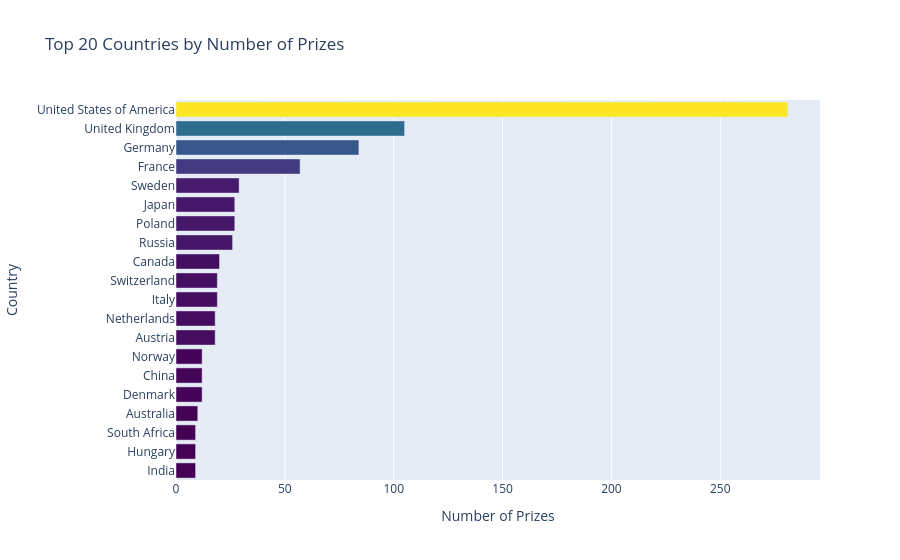

The code cell stored with this chart in its notebook:
### Code cell
h_bar = px.bar(x=top20_countries.prize,y=top20_countries.birth_country_current, orientation='h', color=top20_countries.prize, color_continuous_scale='Viridis', title='Top 20 Countries by Number of Prizes')
h_bar.update_layout(xaxis_title='Number of Prizes', yaxis_title='Country',coloraxis_showscale=False)
h_bar.show()

### Figure 1 — Plotly figure (JSON) as saved in the notebook; plotly's stock layout.template omitted (floating-point values rounded to 4 significant figures)
{"data": [{"hovertemplate": "x=%{x}<br>y=%{y}<br>color=%{marker.color}<extra></extra>", "legendgroup": "", "marker": {"color": [9, 9, 9, 10, 12, 12, 12, 18, 18, 19, 19, 20, 26, 27, 27, 29, 57, 84, 105, 281], "coloraxis": "coloraxis", "pattern": {"shape": ""}}, "name": "", "orientation": "h", "showlegend": false, "textposition": "auto", "type": "bar", "x": [9, 9, 9, 10, 12, 12, 12, 18, 18, 19, 19, 20, 26, 27, 27, 29, 57, 84, 105, 281], "xaxis": "x", "y": ["India", "Hungary", "South Africa", "Australia", "Denmark", "China", "Norway", "Austria", "Netherlands", "Italy", "Switzerland", "Canada", "Russia", "Poland", "Japan", "Sweden", "France", "Germany", "United Kingdom", "United States of America"], "yaxis": "y"}], "layout": {"barmode": "relative", "coloraxis": {"autocolorscale": false, "colorbar": {"title": {"text": "color"}}, "colorscale": [[0, "#440154"], [0.1111, "#482878"], [0.2222, "#3e4989"], [0.3333, "#31688e"], [0.4444, "#26828e"], [0.5556, "#1f9e89"], [0.6667, "#35b779"], [0.7778, "#6ece58"], [0.8889, "#b5de2b"], [1, "#fde725"]], "showscale": false}, "legend": {"tracegroupgap": 0}, "title": {"text": "Top 20 Countries by Number of Prizes"}, "xaxis": {"anchor": "y", "domain": [0, 1], "title": {"text": "Number of Prizes"}}, "yaxis": {"anchor": "x", "domain": [0, 1], "title": {"text": "Country"}}}}
